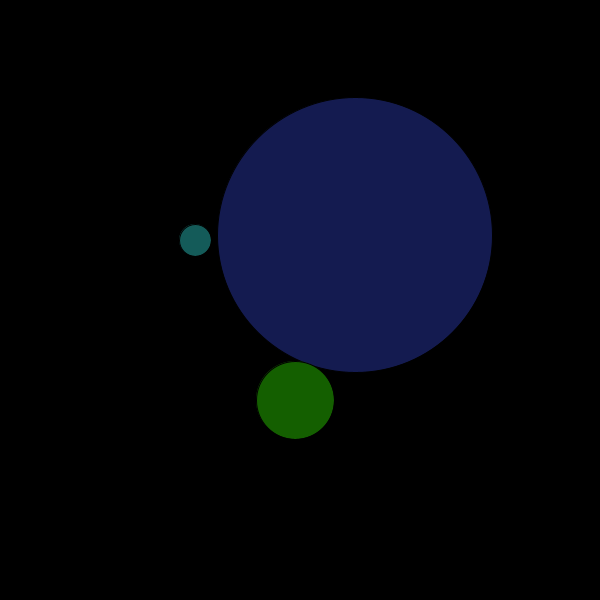
Frame 1 (no input)
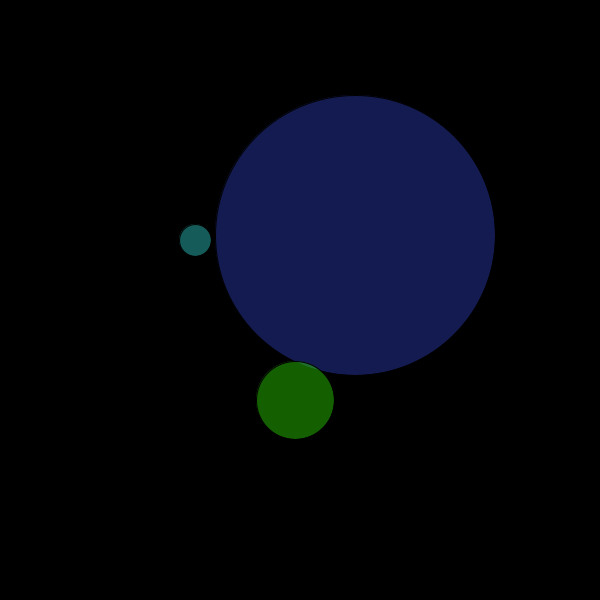
Frame 60 (the mouse pressed at the canvas centre just before this capture)
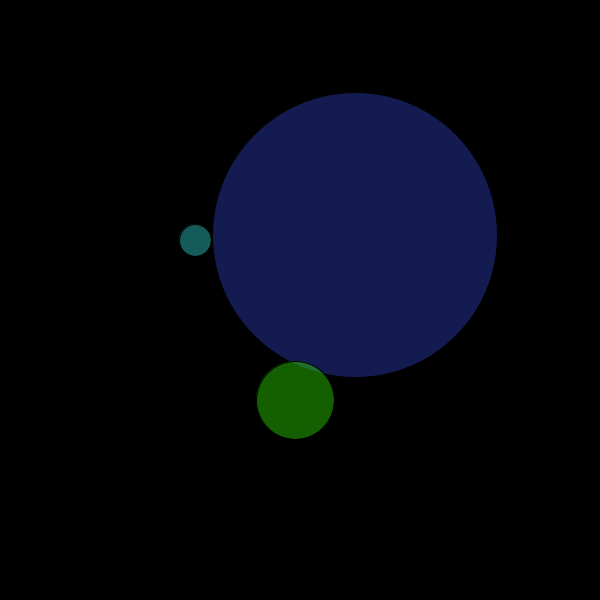
Frame 120 (the mouse held since frame 60 and released just before this capture)

The Processing sketch that drew these frames (run headless with seeded random() and noise(); from frame 60 on, the mouse is pressed at the canvas centre):

// Processing sketch: processing_21048
// ── processing_21048.pde

void setup() {
size(600, 600);
smooth();
}

void draw() {
  int s = second();  
  int m = minute();
  int h = hour();    
  
  
  //center
  translate(95,50);
  noFill();
  
  
  stroke(0);
  background(0);
  
   //seconds
  fill(52, 70, 205, 100);
  ellipse(260, 185, s*5, s*5);
  
   //minutes
  fill(52, 242, 0,100);
  ellipse(200, 350, m*6, m*6);
  
  
   //hours
  fill(52, 231, 227, 100);
  ellipse(100, 190, h*8, h*8); 
 
}
